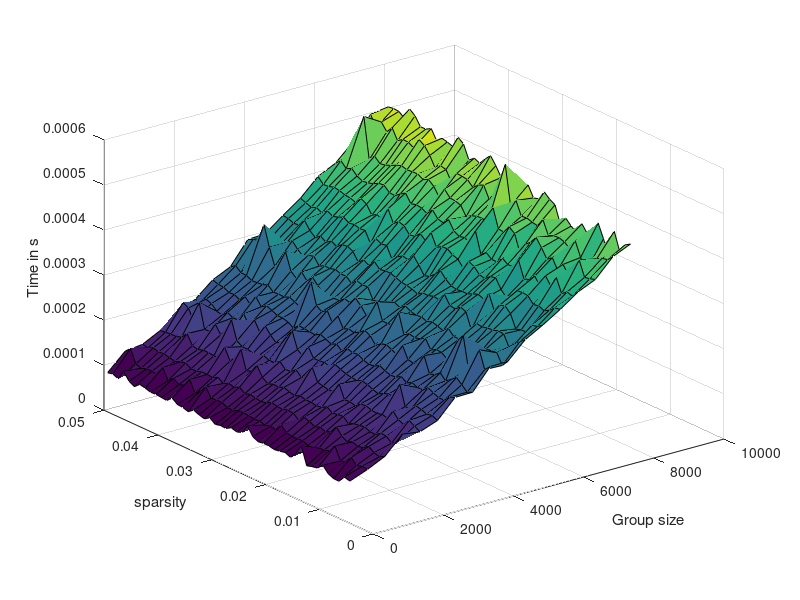

Recreate this plot in MATLAB.
load("timing_linprog_3d_1_8100.mat");

figure
surf(n_start:n_step:n_max,0.005:k_step:k_max,result_timing(5:end,:))
xlabel('Group size');
ylabel('sparsity');
zlabel('Time in s')
